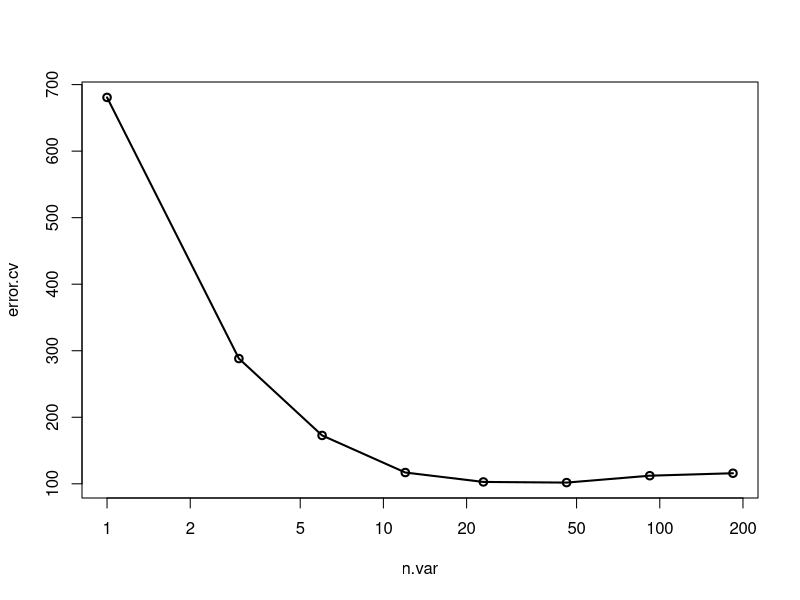

Generate this figure with R: (Note: this script raises an error after producing the figure.)
# 随机森林回归 Random Forest Regression


## 回归分析

# 我们主要有两个品种，种植在两个地点。这里先以A50建模，IR24验证的方案来演示。本实验较复杂 ，具体的方法会有多种组合。

# 读取实验设计、和物种分类文件
tc_map =read.table("../data/design.txt",header = T, row.names = 1)
# 物种分类文件，由qiime summarize_taxa.py生成，详见扩增子分析流程系列
# 本研究以纲水平进行训练，其实各层面都可以，具体那个层面最优，需要逐个测试寻找。推荐纲、科，不建议用OTU，差异过大
otu_table =read.table("../data/otu_table_tax_L3.txt",header = T, row.names = 1)
# 筛选品种作为训练集
sub_map = tc_map[tc_map$genotype %in% c("A50"),] # ,"IR24"
# 筛选OTU
idx = rownames(sub_map) %in% colnames(otu_table)
sub_map = sub_map[idx,]
sub_otu = otu_table[, rownames(sub_map)]   

## 随机森林回归
library(randomForest)
set.seed(315)
rf = randomForest(t(sub_otu), sub_map$day, importance=TRUE, proximity=TRUE, ntree = 1000)
print(rf)

## 交叉验证选择Features
set.seed(315) # 随机数据保证结果可重复，必须
# rfcv是随机森林交叉验证函数：Random Forest Cross Validation
result = rfcv(t(sub_otu), sub_map$day, cv.fold=10)
# 查看错误率表，23时错误率最低，为最佳模型
result$error.cv
# 绘制验证结果 
with(result, plot(n.var, error.cv, log="x", type="o", lwd=2))

# 导出feature重要性
imp= as.data.frame(rf$importance)
imp = imp[order(imp[,1],decreasing = T),]
head(imp)
write.table(imp,file = "importance_class.txt",quote = F,sep = '\t', row.names = T, col.names = T)
# 简单可视化
varImpPlot(rf, main = "Top 23 - Feature OTU importance",n.var = 25, bg = par("bg"),
           color = par("fg"), gcolor = par("fg"), lcolor = "gray" )


## ggplot2美华feature贡献度柱状图

# 软件内部的varImpPlot可以快速可视化贡献度，简单全面，但发表还是要美美哒，美是需要代码的，就是花时间
# 基本思路同绘制Top 23 feature柱状图，按门着色，简化纲水平名字

# 读取所有feature贡献度
imp = read.table("importance_class.txt", header=T, row.names= 1, sep="\t") 
# 分析选择top23分组效果最好
imp = head(imp, n=23)
# 反向排序X轴，让柱状图从上往下画
imp=imp[order(1:23,decreasing = T),]

# imp物种名分解
# 去除公共部分
imp$temp = gsub("k__Bacteria;p__","",rownames(imp),perl=TRUE) 
# 提取门名称
imp$phylum = gsub(";[\\w-\\[\\]_]+","",imp$temp,perl=TRUE) # rowname unallowed same name
imp$phylum = gsub("[\\[\\]]+","",imp$phylum,perl=TRUE) 
# 提取纲名称
imp$class = gsub("[\\w\\[\\];_]+;c__","",imp$temp,perl=TRUE)  
imp$class = gsub("[\\[\\]]+","",imp$class,perl=TRUE)
# 添加纲level保持队形
imp$class=factor(imp$class,levels = imp$class)

# 图4.1. 绘制物种类型种重要性柱状图

p=ggplot(data = imp, mapping = aes(x=class,y=X.IncMSE,fill=phylum)) + 
  geom_bar(stat="identity")+coord_flip()+main_theme
p
ggsave(paste("rf_imp_feature",".pdf", sep=""), p, width = 4, height =4)



# 图4.2. 绘制时间序列热图

# 加载热图绘制包
library(pheatmap)

# 数据筛选23个feature展示
sub_abu = sub_otu[rownames(imp),]

# 简化名字
rownames(sub_abu)=imp[rownames(sub_abu),"class"]

# 直接自动聚类出图
pheatmap(sub_abu, scale = "row")
# 保存结果
pheatmap(sub_abu, scale = "row", filename = "heatmap_samples.pdf", width = 5, height = 5)


# 按时间为组合并均值
sampFile = as.data.frame(sub_map$day2,row.names = row.names(sub_map))
colnames(sampFile)[1] = "group"
mat_t = t(sub_abu)
mat_t2 = merge(sampFile, mat_t, by="row.names")
mat_t2 = mat_t2[,-1]
mat_mean = aggregate(mat_t2[,-1], by=mat_t2[1], FUN=mean) # mean
otu_norm_group = do.call(rbind, mat_mean)[-1,]
colnames(otu_norm_group) = mat_mean$group
pheatmap(otu_norm_group,scale="row",cluster_cols = F, cluster_rows = T)
pheatmap(otu_norm_group, scale="row",cluster_cols = F, cluster_rows = T, filename = "heatmap_groups.pdf", width = 5, height = 5)



## 求每组最大值
bak=otu_norm_group

otu_norm_group = otu_norm_group[as.character(imp$class),] # 按初始排序

for (i in 1:length(rownames(otu_norm_group))) {
#  i=1
  x=as.data.frame(sort(otu_norm_group[i,],decreasing = T))
  imp[i,"order"]=rownames(x)[1]
}
library(dplyr)
imp$order2 =  as.numeric(gsub("A50Sz","",imp$order,perl=TRUE) )
taxonomy = arrange(imp, desc(order2), class)

otu_norm_group1 = otu_norm_group[match(taxonomy$class,rownames(otu_norm_group)),] # 按初始排序

# 按初始排序
pheatmap(otu_norm_group1,scale="row",cluster_cols = F, cluster_rows = F)

pheatmap(otu_norm_group1,scale="row",cluster_cols = F, cluster_rows = F,filename ="fig4/pheatmap_order_all.pdf",width=8, height=4)

# 再用新顺序画样品
# X轴按从小到大排序
sub_abu1 = sub_abu[match(taxonomy$class,rownames(sub_abu)),] # 按初始排序
# Y轴按时间排序
sub_design2 = arrange(sub_design, day2, groupID)

sub_abu2 = sub_abu1[,match(sub_design2$Description,colnames(sub_abu1))] # 按初始排序

pheatmap(sub_abu2,scale="row",cluster_cols = F, cluster_rows = F)
# 重绘所有样品，效果也没有均值好
pheatmap(sub_abu2,scale="row",cluster_cols = F, cluster_rows = F,filename ="fig4/pheatmap_order_all_sample.pdf",width=8, height=4)
